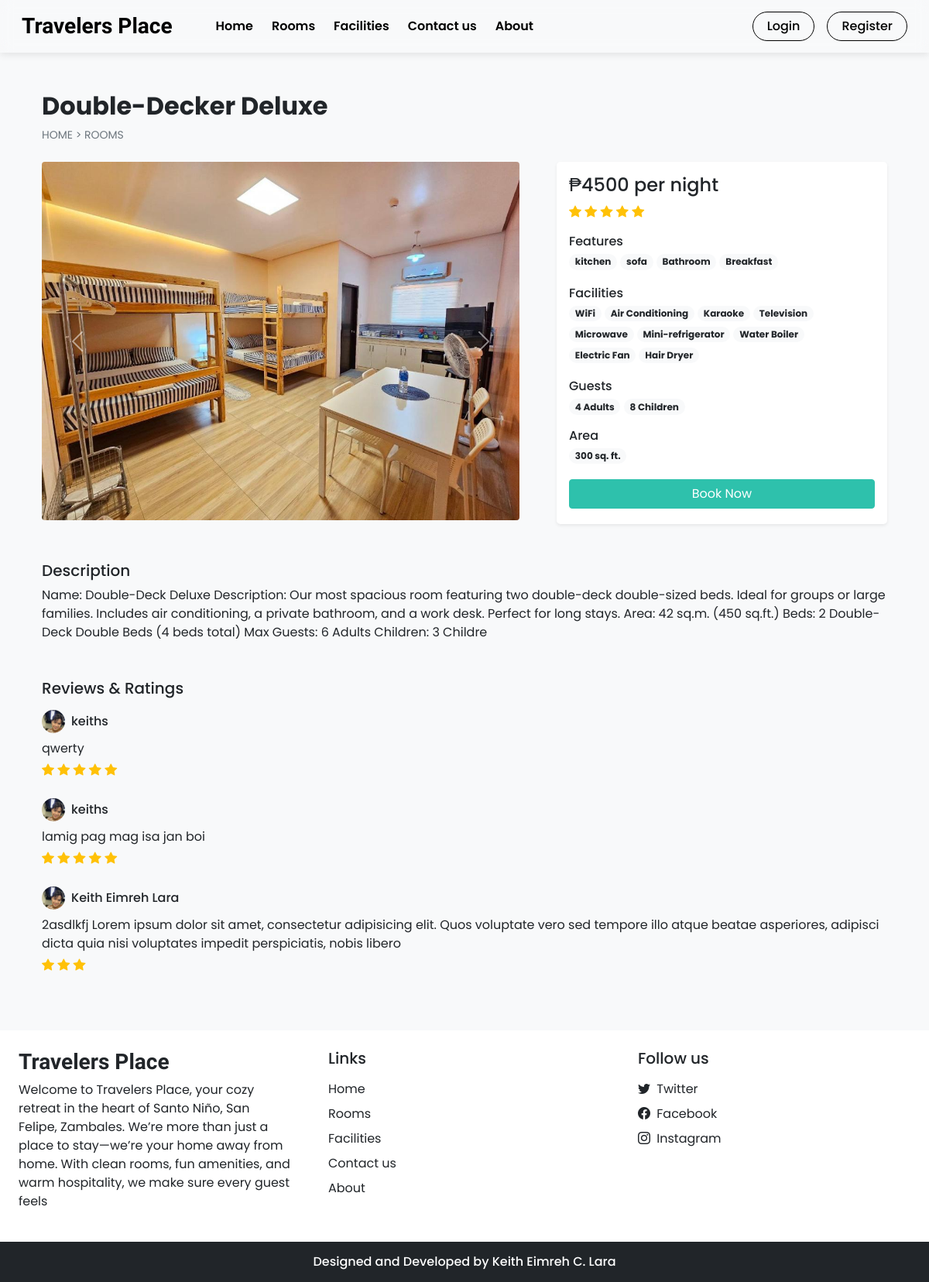
Screenshot of /room_details.php?id=4 with the database file from the repository.
### tables this page shows
CREATE TABLE `settings` (
  `sr_no` int(11) NOT NULL AUTO_INCREMENT,
  `site_title` varchar(50) NOT NULL,
  `site_about` varchar(250) NOT NULL,
  `shutdown` tinyint(1) NOT NULL,
  `payment_gcash_number` varchar(100) DEFAULT NULL,
  `payment_maya_number` varchar(100) DEFAULT NULL,
  `payment_gcash_qr` varchar(255) DEFAULT NULL,
  `payment_maya_qr` varchar(255) DEFAULT NULL,
  `booking_rules` text DEFAULT NULL,
  PRIMARY KEY (`sr_no`)
);

CREATE TABLE `rooms` (
  `id` int(11) NOT NULL AUTO_INCREMENT,
  `name` varchar(150) NOT NULL,
  `area` int(11) NOT NULL,
  `price` int(11) NOT NULL,
  `quantity` int(11) NOT NULL,
  `adult` int(11) NOT NULL,
  `children` int(11) NOT NULL,
  `description` varchar(350) NOT NULL,
  `status` tinyint(4) NOT NULL DEFAULT 1,
  `removed` int(11) NOT NULL DEFAULT 0,
  `archived_at` datetime DEFAULT NULL,
  `is_archived` tinyint(1) NOT NULL DEFAULT 0,
  PRIMARY KEY (`id`)
);

CREATE TABLE `room_images` (
  `sr_no` int(11) NOT NULL AUTO_INCREMENT,
  `room_id` int(11) NOT NULL,
  `image` varchar(150) NOT NULL,
  `thumb` tinyint(4) NOT NULL DEFAULT 0,
  PRIMARY KEY (`sr_no`),
  KEY `room_id` (`room_id`),
  CONSTRAINT `room_images_ibfk_1` FOREIGN KEY (`room_id`) REFERENCES `rooms` (`id`)
);

CREATE TABLE `features` (
  `id` int(11) NOT NULL AUTO_INCREMENT,
  `name` varchar(50) NOT NULL,
  PRIMARY KEY (`id`)
);

CREATE TABLE `facilities` (
  `id` int(11) NOT NULL AUTO_INCREMENT,
  `icon` varchar(100) NOT NULL,
  `name` varchar(50) NOT NULL,
  `description` varchar(250) NOT NULL,
  PRIMARY KEY (`id`)
);

CREATE TABLE `rating_review` (
  `sr_no` int(11) NOT NULL AUTO_INCREMENT,
  `booking_id` int(11) NOT NULL,
  `room_id` int(11) NOT NULL,
  `user_id` int(11) NOT NULL,
  `rating` int(11) NOT NULL,
  `review` varchar(200) NOT NULL,
  `seen` int(11) NOT NULL DEFAULT 0,
  `datentime` datetime NOT NULL DEFAULT current_timestamp(),
  `is_archived` tinyint(1) NOT NULL DEFAULT 0,
  `archived_at` datetime DEFAULT NULL,
  PRIMARY KEY (`sr_no`),
  KEY `booking_id` (`booking_id`),
  KEY `room_id` (`room_id`),
  KEY `user_id` (`user_id`),
  CONSTRAINT `rating_review_ibfk_1` FOREIGN KEY (`booking_id`) REFERENCES `booking_order` (`booking_id`),
  CONSTRAINT `rating_review_ibfk_2` FOREIGN KEY (`room_id`) REFERENCES `rooms` (`id`),
  CONSTRAINT `rating_review_ibfk_3` FOREIGN KEY (`user_id`) REFERENCES `user_cred` (`id`)
);

CREATE TABLE `user_cred` (
  `id` int(11) NOT NULL AUTO_INCREMENT,
  `name` varchar(100) NOT NULL,
  `email` varchar(150) NOT NULL,
  `address` varchar(120) NOT NULL,
  `phonenum` varchar(100) NOT NULL,
  `pincode` int(11) NOT NULL,
  `dob` date NOT NULL,
  `profile` varchar(100) NOT NULL,
  `password` varchar(200) NOT NULL,
  `is_verified` int(11) NOT NULL DEFAULT 0,
  `token` varchar(200) DEFAULT NULL,
  `t_expire` date DEFAULT NULL,
  `status` int(11) NOT NULL DEFAULT 1,
  `is_archived` tinyint(1) NOT NULL DEFAULT 0,
  `datentime` datetime NOT NULL DEFAULT current_timestamp(),
  `username` varchar(100) DEFAULT NULL,
  `verification_code` varchar(255) DEFAULT NULL,
  PRIMARY KEY (`id`),
  UNIQUE KEY `uniq_user_cred_username` (`username`)
);

### room_details.php (the view, shortened to what the rows shown need)
<!DOCTYPE html>
<html lang="en">
<head>
  <?php require('inc/links.php'); ?>
</head>
<body class="bg-light">
  <?php require('inc/header.php'); ?>
  <?php
    $data = filteration($_GET);
    $room_res = select("SELECT * FROM `rooms` WHERE `id`=? AND `status`=? AND `removed`=?",[$data['id'],1,0],'iii');
    $room_data = mysqli_fetch_assoc($room_res);
  ?>
  <div class="container">
    <div class="row">
      <div class="col-12 my-5 mb-4 px-4">
        <h2 class="fw-bold"><?php echo $room_data['name'] ?></h2>
        <div style="font-size: 14px;">
          <a href="index.php" class="text-secondary text-decoration-none">HOME</a>
          <span class="text-secondary"> > </span>
          <a href="rooms.php" class="text-secondary text-decoration-none">ROOMS</a>
        </div>
      </div>
      <div class="col-lg-7 col-md-12 px-4">
        <div id="roomCarousel" class="carousel slide" data-bs-ride="carousel">
          <div class="carousel-inner">
            <?php
              $room_img = ROOMS_IMG_PATH."thumbnail.jpg";
              $img_q = mysqli_query($con,"SELECT * FROM `room_images`
                WHERE `room_id`='$room_data[id]'");
              if(mysqli_num_rows($img_q)>0)
              {
                $active_class = 'active';
                while($img_res = mysqli_fetch_assoc($img_q))
                {
                  echo"
                    <div class='carousel-item $active_class'>
                      <img src='".ROOMS_IMG_PATH.$img_res['image']."' class='d-block w-100 rounded'>
                    </div>
                  ";
                  $active_class='';
                }
              }
              else{
                echo"<div class='carousel-item active'>
                  <img src='$room_img' class='d-block w-100'>
                </div>";
              }
            ?>
          </div>
        </div>
      </div>
      <div class="col-lg-5 col-md-12 px-4">
        <div class="card mb-4 border-0 shadow-sm rounded-3">
          <div class="card-body">
            <?php
              echo<<<price
                <h4>₱$room_data[price] per night</h4>
              price;
              $rating_q = "SELECT AVG(rating) AS `avg_rating` FROM `rating_review`
                WHERE `room_id`='$room_data[id]' ORDER BY `sr_no` DESC LIMIT 20";
              $rating_res = mysqli_query($con,$rating_q);
              $rating_fetch = mysqli_fetch_assoc($rating_res);
              $rating_data = "";
              if($rating_fetch['avg_rating']!=NULL)
              {
                for($i=0; $i < $rating_fetch['avg_rating']; $i++){
                  $rating_data .="<i class='bi bi-star-fill text-warning'></i> ";
                }
              }
              echo<<<rating
                <div class="mb-3">
                  $rating_data
                </div>
              rating;
              $fea_q = mysqli_query($con,"SELECT f.name FROM `features` f
                INNER JOIN `room_features` rfea ON f.id = rfea.features_id
                WHERE rfea.room_id = '$room_data[id]'");
              $features_data = "";
              while($fea_row = mysqli_fetch_assoc($fea_q)){
                $features_data .="<span class='badge rounded-pill bg-light text-dark text-wrap me-1 mb-1'>
                  $fea_row[name]
                </span>";
              }
              echo<<<features
                <div class="mb-3">
                  <h6 class="mb-1">Features</h6>
                  $features_data
                </div>
              features;
              $fac_q = mysqli_query($con,"SELECT f.name FROM `facilities` f
                INNER JOIN `room_facilities` rfac ON f.id = rfac.facilities_id
                WHERE rfac.room_id = '$room_data[id]'");
              $facilities_data = "";
              while($fac_row = mysqli_fetch_assoc($fac_q)){
                $facilities_data .="<span class='badge rounded-pill bg-light text-dark text-wrap me-1 mb-1'>
                  $fac_row[name]
                </span>";
              }
              echo<<<facilities
                <div class="mb-3">
                  <h6 class="mb-1">Facilities</h6>
                  $facilities_data
                </div>
              facilities;
              echo<<<guests
                <div class="mb-3">
                  <h6 class="mb-1">Guests</h6>
                  <span class="badge rounded-pill bg-light text-dark text-wrap">
                    $room_data[adult] Adults
                  </span>
                  <span class="badge rounded-pill bg-light text-dark text-wrap">
                    $room_data[children] Children
                  </span>
                </div>
              guests;
              echo<<<area
                <div class="mb-3">
                  <h6 class="mb-1">Area</h6>
                  <span class='badge rounded-pill bg-light text-dark text-wrap me-1 mb-1'>
                    $room_data[area] sq. ft.
                  </span>
                </div>
              area;
              if(!$settings_r['shutdown']){
                $login=0;
                echo<<<book
                  <button onclick='checkLoginToBook($login,$room_data[id])' class="btn w-100 text-white custom-bg shadow-none mb-1">Book Now</button>
                book;
              }
            ?>
          </div>
        </div>
      </div>
      <div class="col-12 mt-4 px-4">
        <div class="mb-5">
          <h5>Description</h5>
          <p>
            <?php echo $room_data['description'] ?>
          </p>
        </div>
        <div>
          <?php
            $review_q = "SELECT rr.*,uc.name AS uname, uc.profile, r.name AS rname FROM `rating_review` rr
              INNER JOIN `user_cred` uc ON rr.user_id = uc.id
              INNER JOIN `rooms` r ON rr.room_id = r.id
              WHERE rr.room_id = '$room_data[id]'
              ORDER BY `sr_no` DESC LIMIT 15";
            $review_res = mysqli_query($con,$review_q);
            $img_path = USERS_IMG_PATH;
            if(mysqli_num_rows($review_res)==0){
              echo 'No reviews yet!';
            }
            else
            {
              while($row = mysqli_fetch_assoc($review_res))
              {
                $stars = "<i class='bi bi-star-fill text-warning'></i> ";
                for($i=1; $i<$row['rating']; $i++){
                  $stars .= " <i class='bi bi-star-fill text-warning'></i>";
                }
                echo<<<reviews
                  <div class="mb-4">
                    <div class="d-flex align-items-center mb-2">
                      <img src="$img_path$row[profile]" class="rounded-circle" loading="lazy" width="30px">
                      <h6 class="m-0 ms-2">$row[uname]</h6>
                    </div>
                    <p class="mb-1">
                      $row[review]
                    </p>
                    <div>
                      $stars
                    </div>
                  </div>
                reviews;
              }
            }
          ?>
        </div>
      </div>
    </div>
  </div>
  <?php require('inc/footer.php'); ?>
</body>
</html>

### inc/header.php (shortened to what the rows shown need)
<nav id="nav-bar" class="navbar navbar-expand-lg navbar-dark px-lg-3 py-lg-2 fixed-top">
  <div class="container-fluid">
    <a class="navbar-brand me-5 fw-bold fs-3 h-font" href="index.php"><?php echo $settings_r['site_title'] ?></a>
    <div class="collapse navbar-collapse" id="navbarSupportedContent">
      <ul class="navbar-nav me-auto mb-2 mb-lg-0">
      </ul>
      <div class="d-flex">
      </div>
    </div>
  </div>
</nav>

### inc/footer.php (shortened to what the rows shown need)
<footer>
<div class="container-fluid bg-white mt-5">
  <div class="row">
    <div class="col-lg-4 p-4">
      <h3 class="h-font fw-bold fs-3 mb-2"><?php echo $settings_r['site_title'] ?></h3>
      <p>
        <?php echo $settings_r['site_about'] ?>
      </p>
    </div>
  </div>
</div>
</footer>

### rows the page displays
settings: site_title "Travelers Place", site_about "Welcome to Travelers Place, your cozy retreat in the heart of Santo Niño, San Felipe, Zambales. We’re more than just a place to stay—we’re your home away from home. With clean rooms, fun amenities, and warm hospitality, we make sure every guest feels"
rooms: name "Double-Decker Deluxe", price "4500", adult "4", children "8", area "300", description "Name: Double-Deck Deluxe Description: Our most spacious room featuring two double-deck double-sized beds. Ideal for groups or large families. Includes air conditioning, a private bathroom, and a work desk. Perfect for long stays. Area: 42 sq.m. (450 sq.ft.) Beds: 2 Double-Deck Double Beds (4 beds total) Max Guests: 6 Adults Children: 3 Childre"
room_images: image (picture)
features: name "kitchen"
features: name "sofa"
features: name "Bathroom"
features: name "Breakfast"
facilities: name "WiFi"
facilities: name "Air Conditioning"
facilities: name "Karaoke"
facilities: name "Television"
facilities: name "Microwave"
facilities: name "Mini-refrigerator"
facilities: name "Water Boiler"
facilities: name "Electric Fan"
facilities: name "Hair Dryer"
rating_review: user.profile (picture), user.name "keiths", review "qwerty"
rating_review: user.profile (picture), user.name "keiths", review "lamig pag mag isa jan boi"
rating_review: user.profile (picture), user.name "Keith Eimreh Lara", review "2asdlkfj Lorem ipsum dolor sit amet, consectetur adipisicing elit. Quos voluptate vero sed tempore illo atque beatae asperiores, adipisci dicta quia nisi voluptates impedit perspiciatis, nobis libero"
